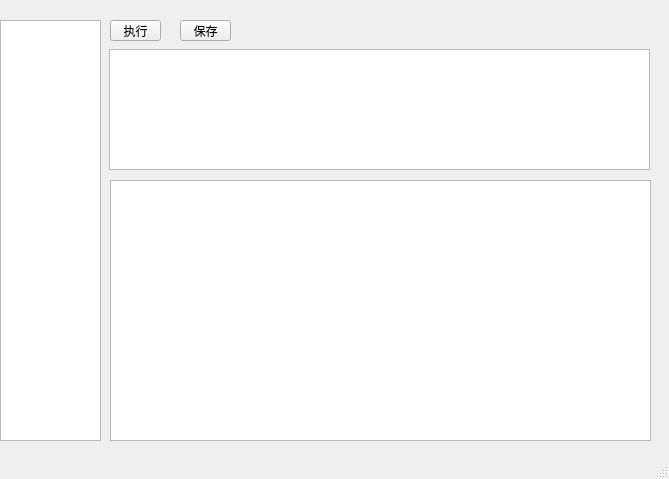
<?xml version="1.0" encoding="UTF-8"?>
<ui version="4.0">
 <class>MainWindow</class>
 <widget class="QMainWindow" name="MainWindow">
  <property name="geometry">
   <rect>
    <x>0</x>
    <y>0</y>
    <width>669</width>
    <height>479</height>
   </rect>
  </property>
  <property name="windowTitle">
   <string>MainWindow</string>
  </property>
  <widget class="QWidget" name="centralwidget">
   <widget class="QWidget" name="gridLayoutWidget">
    <property name="geometry">
     <rect>
      <x>0</x>
      <y>20</y>
      <width>101</width>
      <height>421</height>
     </rect>
    </property>
    <layout class="QGridLayout" name="gridLayout">
     <item row="0" column="0">
      <widget class="QTreeView" name="treeWidget_dbBrowser"/>
     </item>
    </layout>
   </widget>
   <widget class="QWidget" name="gridLayoutWidget_2">
    <property name="geometry">
     <rect>
      <x>109</x>
      <y>49</y>
      <width>541</width>
      <height>121</height>
     </rect>
    </property>
    <layout class="QGridLayout" name="gridLayout_2">
     <item row="0" column="0">
      <widget class="QPlainTextEdit" name="plainTextEdit"/>
     </item>
    </layout>
   </widget>
   <widget class="QToolButton" name="DOIT">
    <property name="geometry">
     <rect>
      <x>110</x>
      <y>20</y>
      <width>51</width>
      <height>21</height>
     </rect>
    </property>
    <property name="text">
     <string>执行</string>
    </property>
   </widget>
   <widget class="QToolButton" name="save">
    <property name="geometry">
     <rect>
      <x>180</x>
      <y>20</y>
      <width>51</width>
      <height>21</height>
     </rect>
    </property>
    <property name="text">
     <string>保存</string>
    </property>
   </widget>
   <widget class="QWidget" name="gridLayoutWidget_3">
    <property name="geometry">
     <rect>
      <x>110</x>
      <y>180</y>
      <width>541</width>
      <height>261</height>
     </rect>
    </property>
    <layout class="QGridLayout" name="gridLayout_3">
     <item row="0" column="0">
      <widget class="QPlainTextEdit" name="shuchu"/>
     </item>
    </layout>
   </widget>
  </widget>
  <widget class="QMenuBar" name="menubar">
   <property name="geometry">
    <rect>
     <x>0</x>
     <y>0</y>
     <width>669</width>
     <height>18</height>
    </rect>
   </property>
  </widget>
  <widget class="QStatusBar" name="statusbar"/>
 </widget>
 <resources/>
 <connections/>
</ui>
